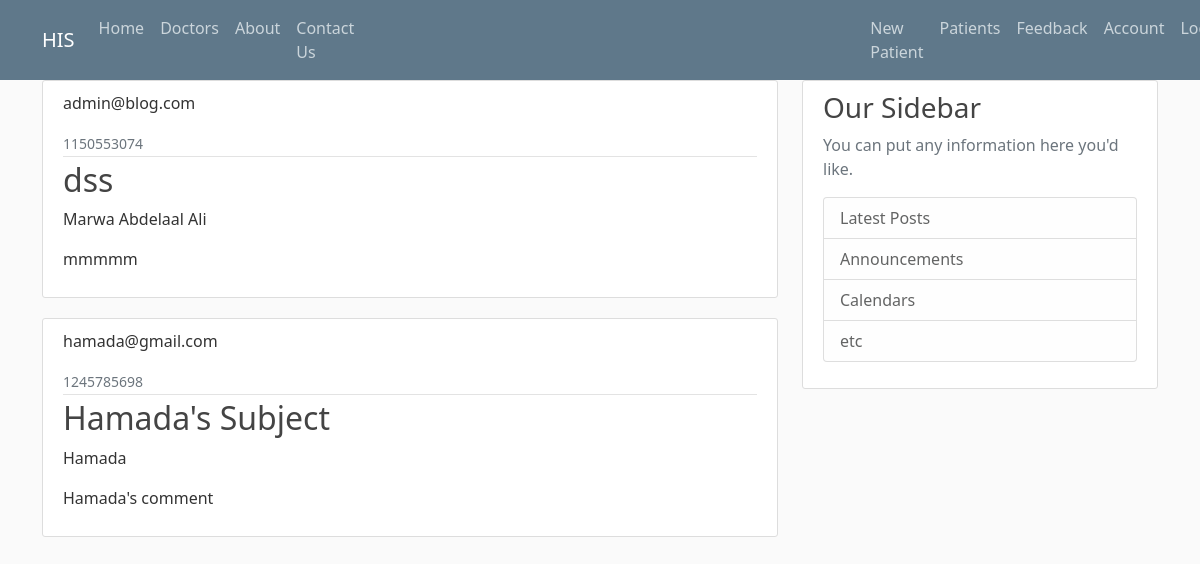
/message (signed in), run on the app's committed database.
### his/models.py (models this page shows, shortened)
class ContactUs(db.Model):
    id = db.Column(db.Integer, primary_key=True)
    name = db.Column(db.String(20), nullable=False)
    email = db.Column(db.String(120), unique=True, nullable=False)
    mobile_number = db.Column(db.Integer, nullable=False)
    subject = db.Column(db.String(120), nullable=False)
    message = db.Column(db.Text, nullable=False)

### his/routes.py (the view)
@app.route("/message")
@login_required
def message():
    messages = ContactUs.query.all()
    return render_template('messages.html', messages=messages)

### his/models.py (called while the page is built)
@login_manager.user_loader
def load_user(doctor_id):
    return Doctor.query.get(int(doctor_id))

### his/templates/messages.html
{% extends "layout.html" %}
{% block content %}
    {% for message in messages %}
        <article class="media content-section">
          <div class="media-body">
            <div class="article-metadata">
              <p class="mr-2">{{ message.email }}</p>
              <small class="text-muted">{{ message.mobile_number }}</small>
            </div>
            <h2 class="article-title">{{ message.subject }}</a></h2>
            <p class="article-content">{{ message.name }}</p>
            <p class="article-content">{{ message.message }}</p>
          </div>
        </article>
    {% endfor %}
{% endblock content %}

### his/static/main.css (style rules this page uses)
body { background: #fafafa; color: #333333; margin-top: 5rem; }
h1, h2, h3, h4, h5, h6 { color: #444444; }
.content-section { background: #ffffff; padding: 10px 20px; border: 1px solid #dddddd; border-radius: 3px; margin-bottom: 20px; }
.article-title { color: #444444; }
.article-content { white-space: pre-line; }
.article-metadata { padding-bottom: 1px; margin-bottom: 4px; border-bottom: 1px solid #e3e3e3 }

### data on the page
ContactUs: email "admin@blog.com", mobile_number "1150553074", subject "dss", name "Marwa Abdelaal Ali", message "mmmmm"
ContactUs: email "hamada@gmail.com", mobile_number "1245785698", subject "Hamada's Subject", name "Hamada", message "Hamada's comment"
